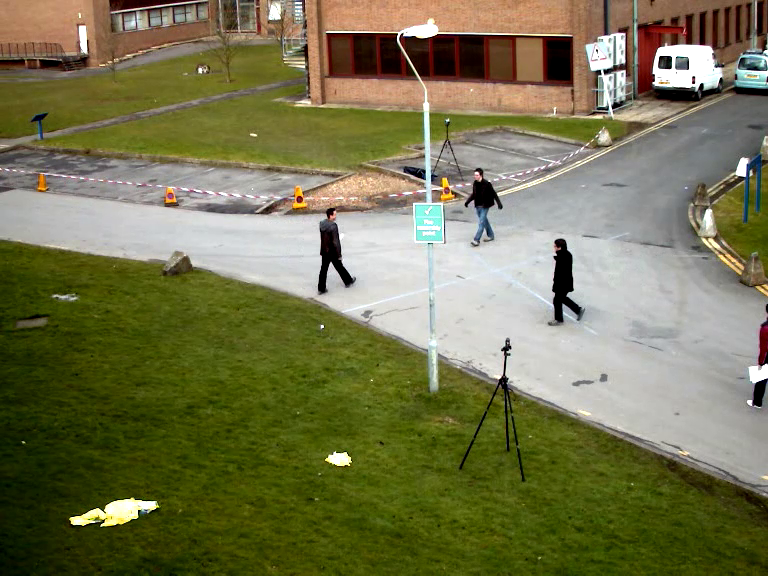
#> input picture frame 10 of data/vtest.avi, 768 x 576 px
$ python dense-optical-flow.py
#> lines starting #> are read from the running program, lines starting #| are printed output that depends on the picture
import cv2 as cv
import numpy as np

cap = cv.VideoCapture("../../data/vtest.avi")
ret, frame1 = cap.read()
#> frame1 is the input picture: shape (576, 768, 3); mean B, G, R 79.2, 116.5, 117.7
prvs = cv.cvtColor(frame1, cv.COLOR_BGR2GRAY)
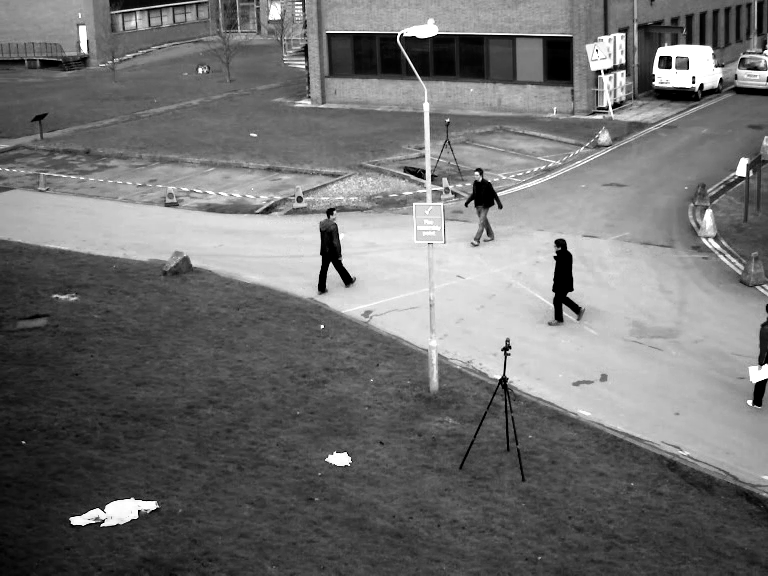
#> prvs: shape (576, 768); min 0, max 255, mean 112.6
hsv = np.zeros_like(frame1)
hsv[..., 1] = 255

# Define the codec and create VideoWriter object
fourcc = cv.VideoWriter_fourcc(*'XVID')
width = int(cap.get(cv.CAP_PROP_FRAME_WIDTH))
height = int(cap.get(cv.CAP_PROP_FRAME_HEIGHT))
outVideo = cv.VideoWriter("output-files/dense-optical-flow-res.avi",
                          fourcc, 25.0, (width, height), True)

# Saved frame number
frame_number = 0

while True:
    ret, frame2 = cap.read()
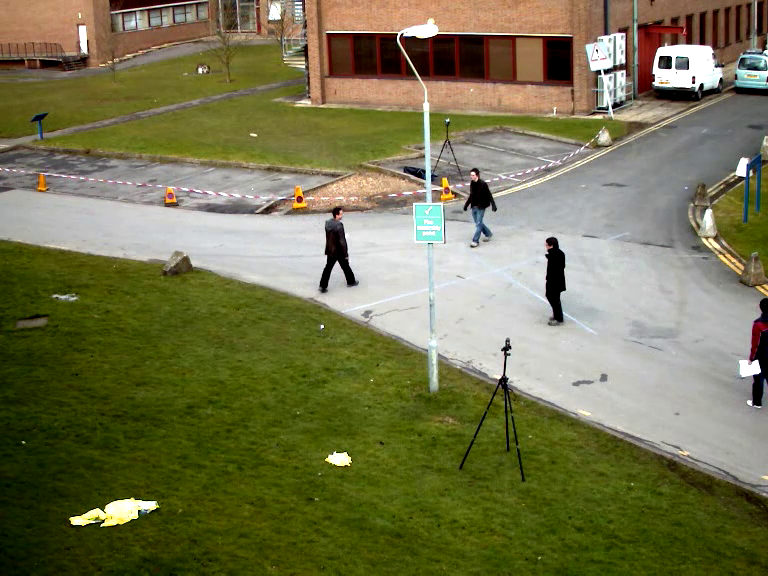
#> input picture frame 11 of data/vtest.avi, 768 x 576 px
#> frame2 is the input picture: shape (576, 768, 3); mean B, G, R 79.1, 116.3, 117.5
    next = cv.cvtColor(frame2, cv.COLOR_BGR2GRAY)
    flow = cv.calcOpticalFlowFarneback(prvs, next, None,
                                       0.5, 3, 15, 3, 5, 1.2, 0)
    mag, ang = cv.cartToPolar(flow[..., 0], flow[..., 1])
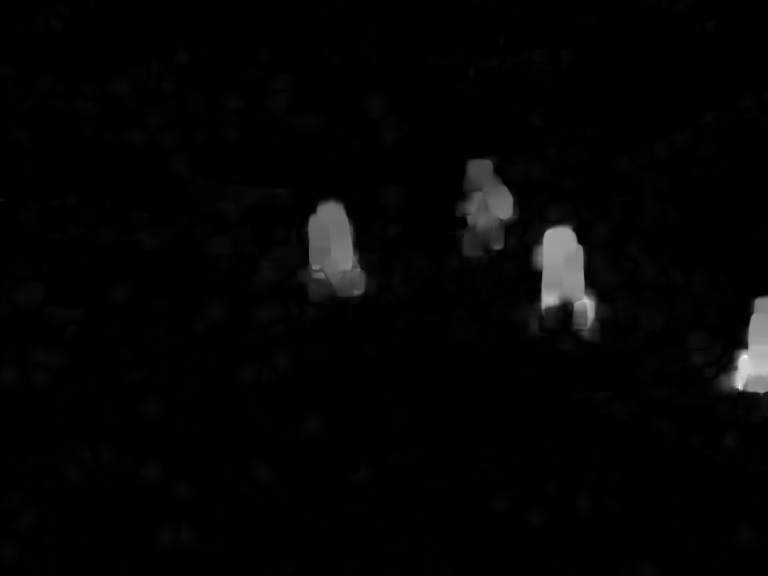
#> mag: shape (576, 768) float32; min 1.43e-05, max 13.98, mean 0.266; drawn with min black and max white
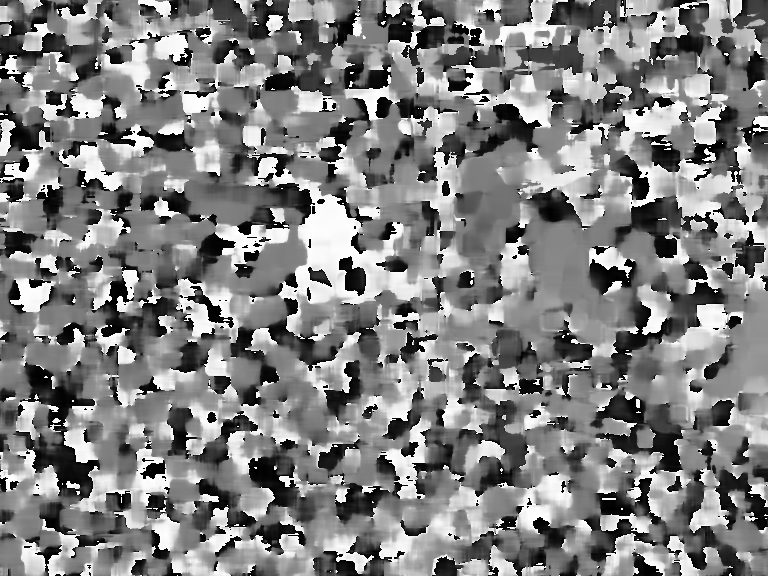
#> ang: shape (576, 768) float32; min 5.01e-06, max 6.28, mean 3.18; drawn with min black and max white
    hsv[..., 0] = ang * 180 / np.pi / 2
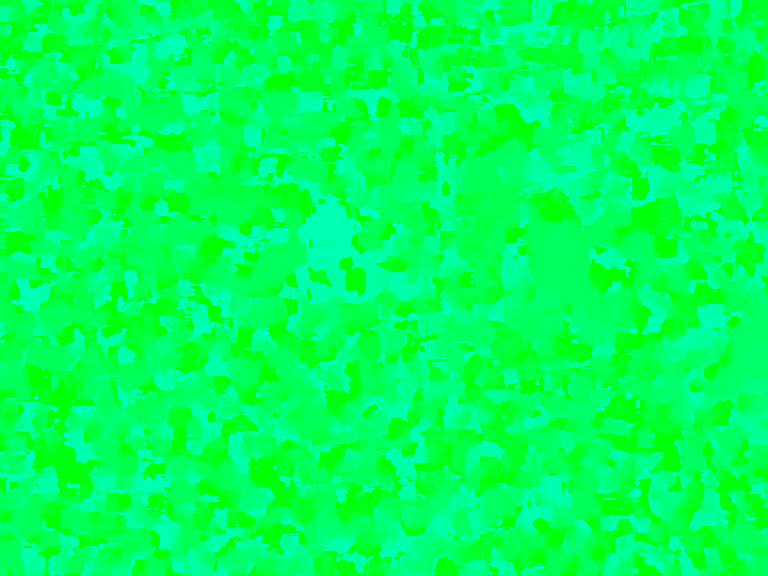
#> hsv: shape (576, 768, 3); mean of channels 0, 1, 2 90.7, 255, 0; drawn as B, G, R
    hsv[..., 2] = cv.normalize(mag, None, 0, 255, cv.NORM_MINMAX)
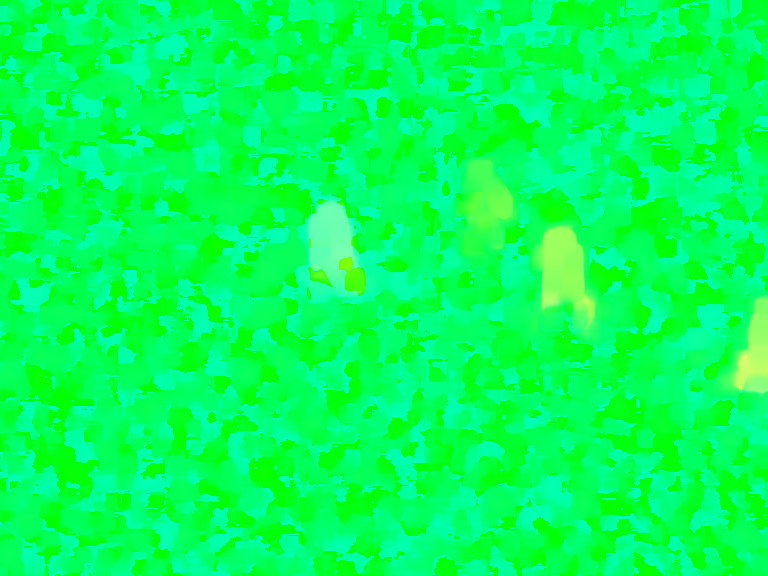
#> hsv: shape (576, 768, 3); mean of channels 0, 1, 2 90.7, 255, 4.4; drawn as B, G, R
    bgr = cv.cvtColor(hsv, cv.COLOR_HSV2BGR)
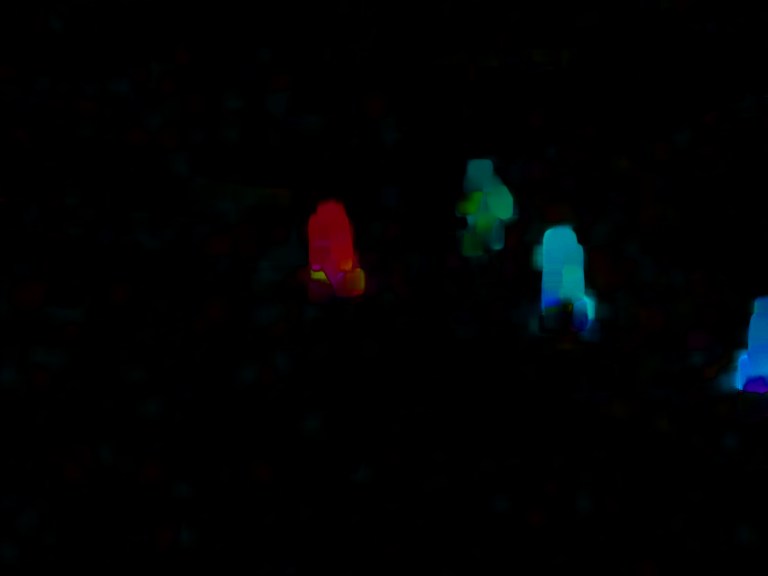
#> bgr: shape (576, 768, 3); mean B, G, R 3, 2.4, 1.2

    # Save the image and show it
    outVideo.write(bgr)
    cv.imshow("frame", frame2)
    cv.imshow("flow", bgr)
    k = cv.waitKey(30) & 0xff
#> (key Esc is pressed here)
    if k == 27:  # Press "esc" to exit
        break
    elif k == ord('s'):  # Press "s" to save current frame and result for it
        cv.imwrite("output-files/" + "dense-optical-flow-src-" +
                   str(frame_number) + ".png", frame2)
        cv.imwrite("output-files/" + "dense-optical-flow-res-" +
                   str(frame_number) + ".png", bgr)
        frame_number += 1
    prvs = next
cap.release()
outVideo.release()
cv.destroyAllWindows()

$ run again, starting later in the video
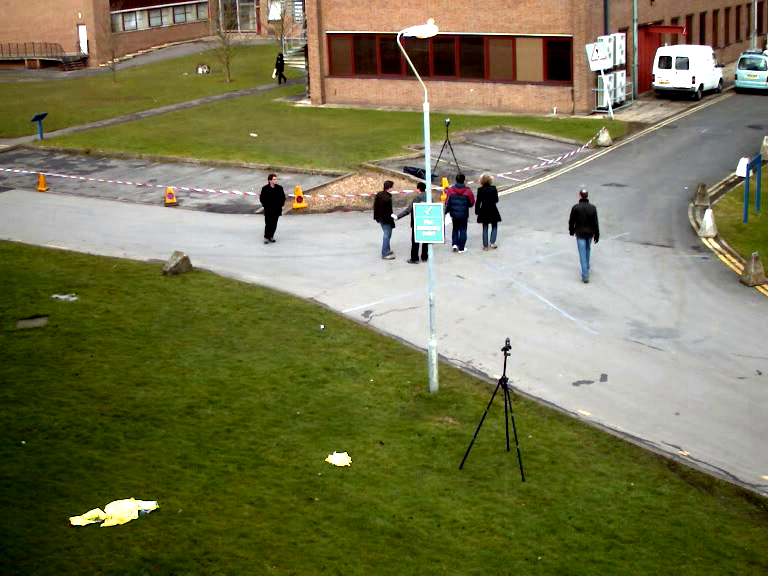
#> input picture frame 80 of data/vtest.avi, 768 x 576 px
#> frame1 is the input picture: shape (576, 768, 3); mean B, G, R 81.3, 118.6, 119.7
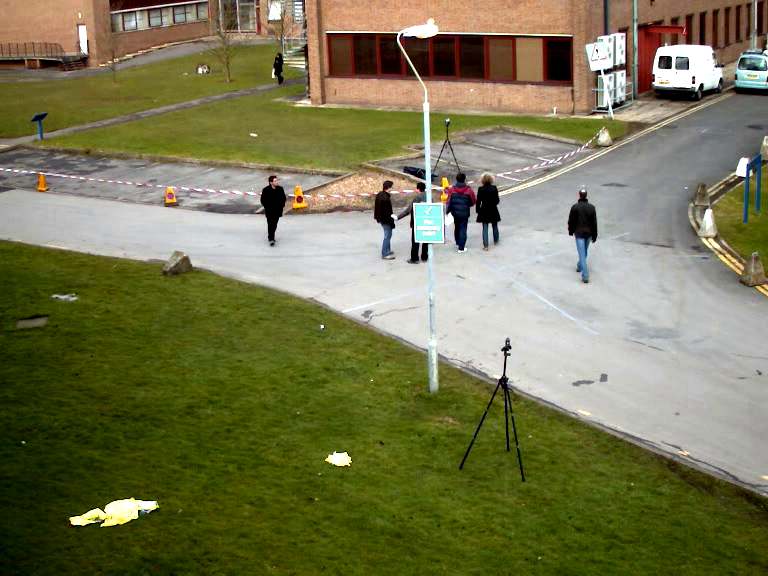
#> input picture frame 81 of data/vtest.avi, 768 x 576 px
#> frame2 is the input picture: shape (576, 768, 3); mean B, G, R 81.4, 118.7, 119.9
#> `bgr = cv.cvtColor(hsv, cv.COLOR_HSV2BGR)`:
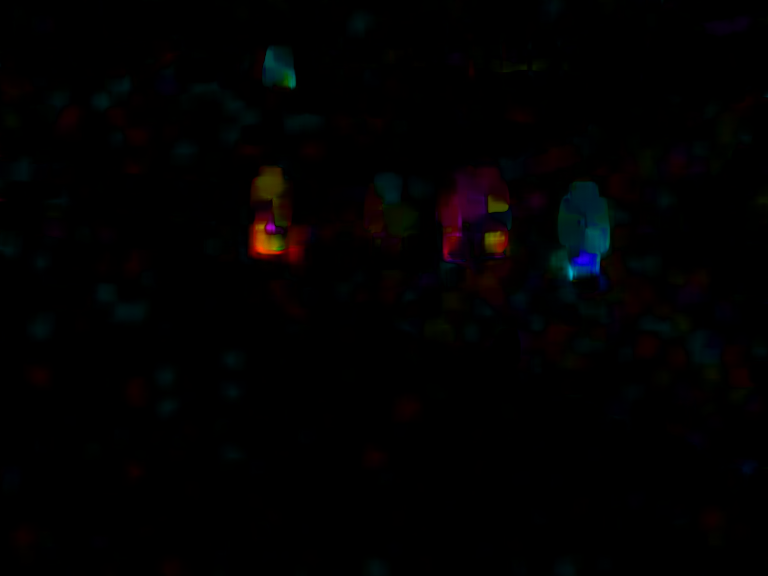
#> bgr: shape (576, 768, 3); mean B, G, R 1.7, 1.5, 1.9
